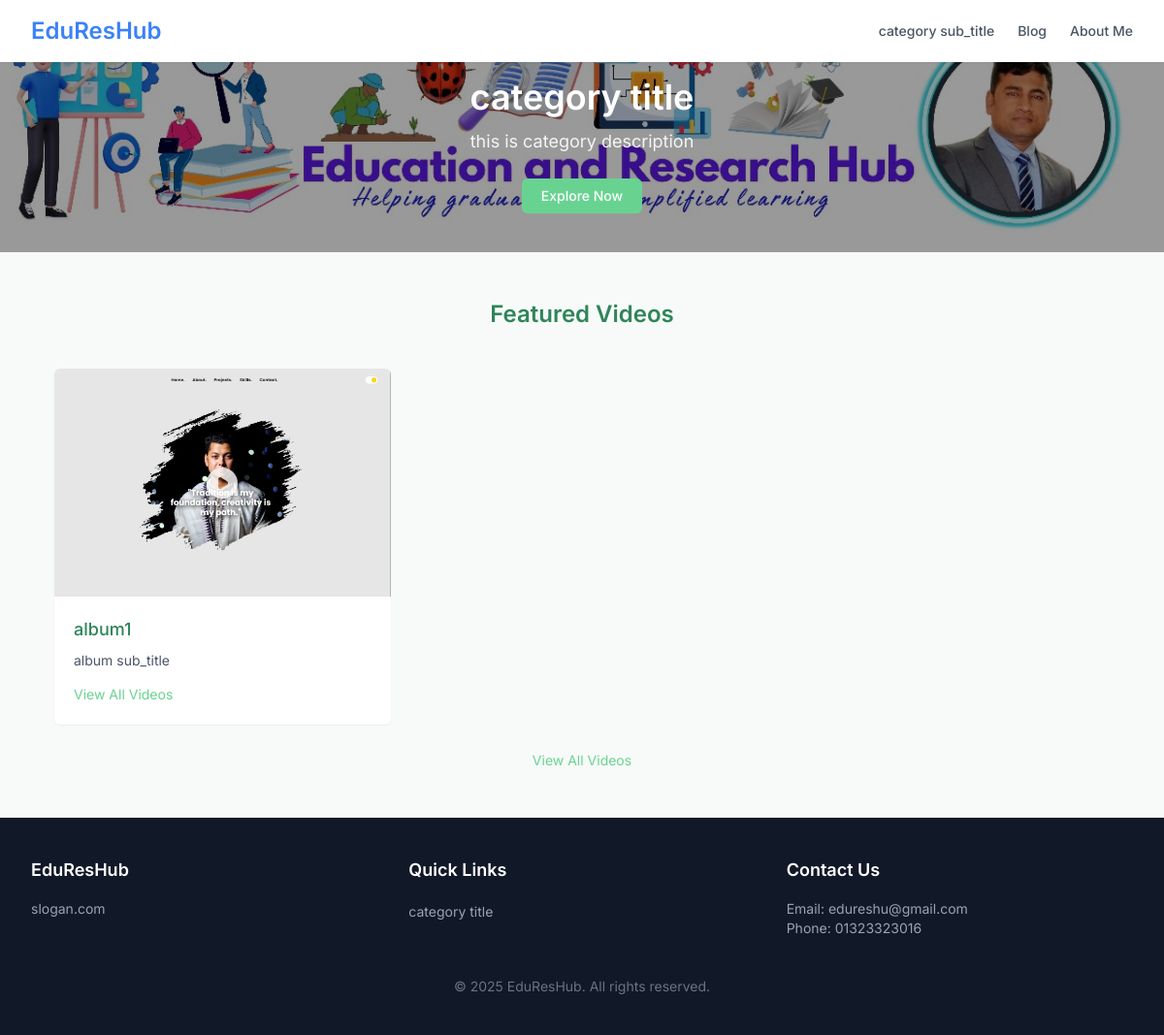
Page /category/1 on the committed database.
### chondrokanto/models.py (models this page shows, shortened)
class category(models.Model):
    title = models.CharField(max_length=100)
    sub_title = models.CharField(max_length=100)
    description = models.TextField()
    banner = models.ImageField(upload_to='category/')
    icon = models.ImageField(upload_to='category/')

class album(models.Model):
    title = models.CharField(max_length=100)
    sub_title = models.CharField(max_length=100)
    image = models.ImageField(upload_to='album/')
    category = models.ForeignKey(category, on_delete=models.CASCADE)

class info(models.Model):
    banner_title = models.CharField(max_length=100)
    banner_sub_title = models.CharField(max_length=100)
    banner_image = models.ImageField(upload_to='banner/')
    email = models.EmailField(max_length=100)
    phone = models.CharField(max_length=15)
    address = models.CharField(max_length=200)
    facebook = models.CharField(max_length=100)
    twitter = models.CharField(max_length=100)
    instagram = models.CharField(max_length=100)
    youtube = models.CharField(max_length=100)
    linkedin = models.CharField(max_length=100)
    slogan = models.CharField(max_length=100)

### chondrokanto/views.py (the view)
# urls.py: path('category/<id>',views.my_category, name='category'),
def my_category(request,id):
    information = info.objects.get(id=1)
    full_category = category.objects.all()
    categorys = category.objects.get(id=id)
    albums = album.objects.filter(category=categorys)
    context = {
        'info': information,
        'cat': categorys,
        'category': full_category,
        'album': albums,
    }
    return render(request, 'chondro/category.html',context)

### chondrokanto/templates/chondro/category.html
{% extends "chondro/base.html" %}
{% block content %}
    <section class="pt-20 pb-10 hero-bg text-white">
        <div class="max-w-6xl mx-auto px-4 sm:px-6 lg:px-8 text-center">
            <h1 class="text-3xl sm:text-4xl font-semibold mb-3">
                {{cat.title}}
            </h1>
            <p class="text-base sm:text-lg mb-6 max-w-2xl mx-auto opacity-90">
                {{cat.description}}
            </p>
            <a href="#videos" class="inline-block bg-[#68D391] text-white px-5 py-2 rounded-md hover:bg-[#4ADE80] transition text-sm font-medium">
                Explore Now
            </a>
        </div>
    </section>
    <section id="videos" class="py-12 bg-[#F7FAF8]">
        <div class="max-w-6xl mx-auto px-4 sm:px-6 lg:px-8">
            <h2 class="text-2xl font-semibold text-[#2F855A] text-center mb-10">Featured Videos</h2>
            <div class="grid grid-cols-1 sm:grid-cols-2 lg:grid-cols-3 gap-6">
                {% for a in album %}
                    <div class="bg-white rounded-md shadow-sm hover:shadow-md transition">
                        <div class="relative aspect-w-16 aspect-h-9">
                            <img src="{{a.image.url}}" alt="{{a.title}}" class="w-full h-full object-cover rounded-t-md">
                            <div class="absolute inset-0 flex items-center justify-center">
                                <svg class="w-10 h-10 text-white opacity-80" fill="currentColor" viewBox="0 0 20 20">
                                    <path fill-rule="evenodd" d="M10 18a8 8 0 100-16 8 8 0 000 16zM9.555 7.168A1 1 0 008 8v4a1 1 0 001.555.832l3-2a1 1 0 000-1.664l-3-2z" clip-rule="evenodd" />
                                </svg>
                            </div>
                        </div>
                        <div class="p-5">
                            <h3 class="text-lg font-medium text-[#2F855A] mb-2">{{a.title}}</h3>
                            <p class="text-[#4A5568] text-sm mb-3">{{a.sub_title}}</p>
                            <a href="{% url 'videos' a.id %}" class="text-[#68D391] hover:underline text-sm">View All Videos</a>
                        </div>
                    </div>
                {% endfor %}
            </div>
            <div class="text-center mt-6">
                <a href="#" class="text-[#68D391] hover:underline text-sm">View All Videos</a>
            </div>
        </div>
    </section>
{% endblock content %}

### chondrokanto/templates/chondro/base.html (shortened to what this page needs)
<!DOCTYPE html>
<html lang="en">
<head>
    <script src="https://cdn.tailwindcss.com"></script>
</head>
<body class="bg-gray-100 text-gray-900 antialiased">
    <nav class="bg-white shadow-sm fixed w-full z-10">
        <div class="max-w-7xl mx-auto px-4 sm:px-6 lg:px-8">
            <div class="flex justify-between h-16">
                <div class="flex items-center">
                    <a href="{% url 'index' %}" class="text-2xl font-semibold text-blue-500">EduResHub</a>
                </div>
                <div class="hidden sm:flex sm:items-center sm:space-x-6">
                    {% for c in category %}
                        <a href="{% url 'category' c.id %}" class="nav-link text-gray-600 hover:text-blue-500 text-sm font-medium transition">{{c.sub_title}}</a>
                    {% endfor %}
                    <a href="{% url 'blog' %}" class="nav-link text-gray-600 hover:text-blue-500 text-sm font-medium transition">Blog</a>
                    <a href="{% url 'about' %}" class="nav-link text-gray-600 hover:text-blue-500 text-sm font-medium transition">About Me</a>
                </div>
            </div>
        </div>
    </nav>
    {% block content %}
    {% endblock content %}
    <footer class="bg-gray-900 text-gray-200 py-10">
        <div class="max-w-7xl mx-auto px-4 sm:px-6 lg:px-8">
            <div class="grid grid-cols-1 sm:grid-cols-3 gap-8">
                <div>
                    <h3 class="text-lg font-semibold text-white mb-4">EduResHub</h3>
                    <p class="text-gray-400 text-sm">
                        {{info.slogan}}
                    </p>
                </div>
                <div>
                    <h3 class="text-lg font-semibold text-white mb-4">Quick Links</h3>
                    <ul class="space-y-2">
                        {% for c in category %}
                        <li><a href="{% url 'category' c.id %}" class="text-gray-400 hover:text-blue-400 text-sm transition">{{c.title}}</a></li>
                        {% endfor %}
                    </ul>
                </div>
                <div>
                    <h3 class="text-lg font-semibold text-white mb-4">Contact Us</h3>
                    <p class="text-gray-400 text-sm">Email: {{info.email}}</p>
                    <p class="text-gray-400 text-sm">Phone: {{info.phone}}</p>
                </div>
            </div>
            <div class="mt-10 text-center text-gray-500 text-sm">
                © 2025 EduResHub. All rights reserved.
            </div>
        </div>
    </footer>
</body>
</html>

### rows in the picture
category: sub_title "category sub_title", title "category title", description "this is category description"
album: image (picture), title "album1", sub_title "album sub_title"
info: slogan "slogan.com", email "edureshu@gmail.com", phone "01323323016"
